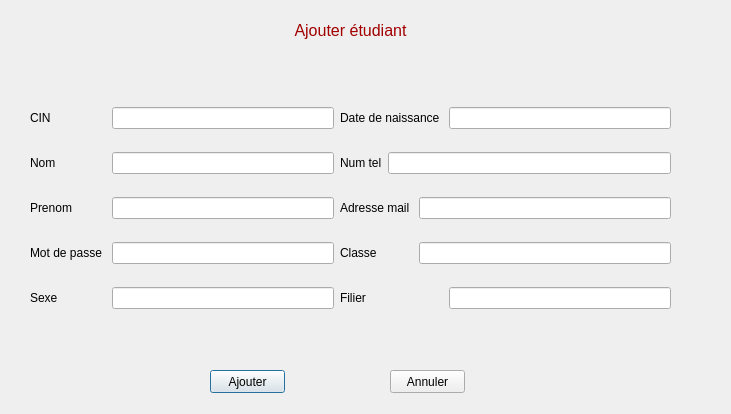
<?xml version="1.0" encoding="UTF-8"?>
<ui version="4.0">
 <class>Ajouter</class>
 <widget class="QDialog" name="Ajouter">
  <property name="geometry">
   <rect>
    <x>0</x>
    <y>0</y>
    <width>731</width>
    <height>414</height>
   </rect>
  </property>
  <property name="windowTitle">
   <string>Dialog</string>
  </property>
  <widget class="QLabel" name="label">
   <property name="geometry">
    <rect>
     <x>290</x>
     <y>0</y>
     <width>121</width>
     <height>61</height>
    </rect>
   </property>
   <property name="text">
    <string>&lt;html&gt;&lt;head/&gt;&lt;body&gt;&lt;p align=&quot;center&quot;&gt;&lt;span style=&quot; font-size:12pt; color:#a20000;&quot;&gt;Ajouter étudiant&lt;/span&gt;&lt;/p&gt;&lt;/body&gt;&lt;/html&gt;</string>
   </property>
  </widget>
  <widget class="QPushButton" name="pushButton">
   <property name="geometry">
    <rect>
     <x>210</x>
     <y>370</y>
     <width>75</width>
     <height>23</height>
    </rect>
   </property>
   <property name="text">
    <string>Ajouter</string>
   </property>
  </widget>
  <widget class="QPushButton" name="pushButton_2">
   <property name="geometry">
    <rect>
     <x>390</x>
     <y>370</y>
     <width>75</width>
     <height>23</height>
    </rect>
   </property>
   <property name="text">
    <string>Annuler</string>
   </property>
  </widget>
  <widget class="QWidget" name="">
   <property name="geometry">
    <rect>
     <x>30</x>
     <y>90</y>
     <width>641</width>
     <height>241</height>
    </rect>
   </property>
   <layout class="QGridLayout" name="gridLayout">
    <item row="0" column="0">
     <widget class="QLabel" name="label_2">
      <property name="text">
       <string>CIN</string>
      </property>
     </widget>
    </item>
    <item row="0" column="1">
     <widget class="QLineEdit" name="lineEdit"/>
    </item>
    <item row="0" column="2" colspan="3">
     <widget class="QLabel" name="label_5">
      <property name="text">
       <string>Date de naissance </string>
      </property>
     </widget>
    </item>
    <item row="0" column="5">
     <widget class="QLineEdit" name="lineEdit_8"/>
    </item>
    <item row="1" column="0">
     <widget class="QLabel" name="label_3">
      <property name="text">
       <string>Nom</string>
      </property>
     </widget>
    </item>
    <item row="1" column="1">
     <widget class="QLineEdit" name="lineEdit_2"/>
    </item>
    <item row="1" column="2">
     <widget class="QLabel" name="label_7">
      <property name="text">
       <string>Num tel</string>
      </property>
     </widget>
    </item>
    <item row="1" column="3" colspan="3">
     <widget class="QLineEdit" name="lineEdit_5"/>
    </item>
    <item row="2" column="0">
     <widget class="QLabel" name="label_4">
      <property name="text">
       <string>Prenom</string>
      </property>
     </widget>
    </item>
    <item row="2" column="1">
     <widget class="QLineEdit" name="lineEdit_3"/>
    </item>
    <item row="2" column="2" colspan="2">
     <widget class="QLabel" name="label_6">
      <property name="text">
       <string>Adresse mail</string>
      </property>
     </widget>
    </item>
    <item row="2" column="4" colspan="2">
     <widget class="QLineEdit" name="lineEdit_6"/>
    </item>
    <item row="3" column="0">
     <widget class="QLabel" name="label_11">
      <property name="text">
       <string>Mot de passe </string>
      </property>
     </widget>
    </item>
    <item row="3" column="1">
     <widget class="QLineEdit" name="lineEdit_4"/>
    </item>
    <item row="3" column="2">
     <widget class="QLabel" name="label_8">
      <property name="text">
       <string>Classe</string>
      </property>
     </widget>
    </item>
    <item row="3" column="4" colspan="2">
     <widget class="QLineEdit" name="lineEdit_9"/>
    </item>
    <item row="4" column="0">
     <widget class="QLabel" name="label_10">
      <property name="text">
       <string>Sexe</string>
      </property>
     </widget>
    </item>
    <item row="4" column="1">
     <widget class="QLineEdit" name="lineEdit_7"/>
    </item>
    <item row="4" column="2">
     <widget class="QLabel" name="label_9">
      <property name="text">
       <string>Filier</string>
      </property>
     </widget>
    </item>
    <item row="4" column="5">
     <widget class="QLineEdit" name="lineEdit_10"/>
    </item>
   </layout>
  </widget>
 </widget>
 <resources/>
 <connections>
  <connection>
   <sender>pushButton_2</sender>
   <signal>clicked()</signal>
   <receiver>Ajouter</receiver>
   <slot>close()</slot>
   <hints>
    <hint type="sourcelabel">
     <x>429</x>
     <y>330</y>
    </hint>
    <hint type="destinationlabel">
     <x>-21</x>
     <y>320</y>
    </hint>
   </hints>
  </connection>
 </connections>
</ui>
